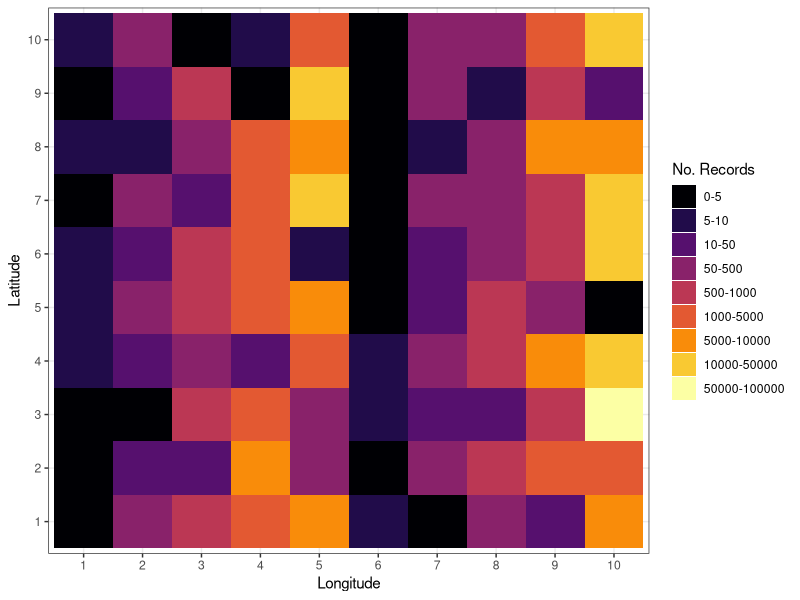

Recreate this plot in R.
## ---- chunk 1
knitr::opts_chunk$set(echo = TRUE)
## ---- chunk 2
library(ggplot2); theme_set(theme_bw()) 
# Using viridis because it is colourblind friendly
# and also easier to interpret accurately
# Need full version rather than the viridisLite which is
# in ggplot2 because we need to use the discrete option
suppressMessages(library(viridis))
## ---- chunk 3
# Don't want scientific notation in my output
options(scipen = 999)
## ---- chunk 4
set.seed(412875)
a <- round(runif(100, 1, 10)^seq(1, 5, by=1), 0)
df <- data.frame(
  lat = as.factor(sapply(1:10, function(x) rep(x, 10))), 
  long = as.factor(seq(1, 10)), count = as.integer(a))
## ---- chunk 5
scale_breaks <- c(5, 10, 50, 500, 1000, 5000, 10000, 50000, 100000)
scale_labels <- c(paste0(0, "-", scale_breaks[1]), 
  sapply(seq(2, length(scale_breaks)), 
  function(x) paste0(scale_breaks[x-1], "-", scale_breaks[x])))
df$binned_count <- cut(df$count, breaks = c(0, scale_breaks), 
  labels = scale_breaks)
## ---- chunk 6
the_plot <- ggplot(df, aes(x = long, y = lat, fill = binned_count)) +
  geom_tile() +
  xlab("Longitude") +
  ylab("Latitude") +
  scale_fill_viridis(name = "No. Records", 
    breaks = c(scale_breaks), 
    labels = scale_labels, 
    guide = "legend", option = "inferno", discrete = TRUE) 
## ---- chunk 7
print(the_plot)
